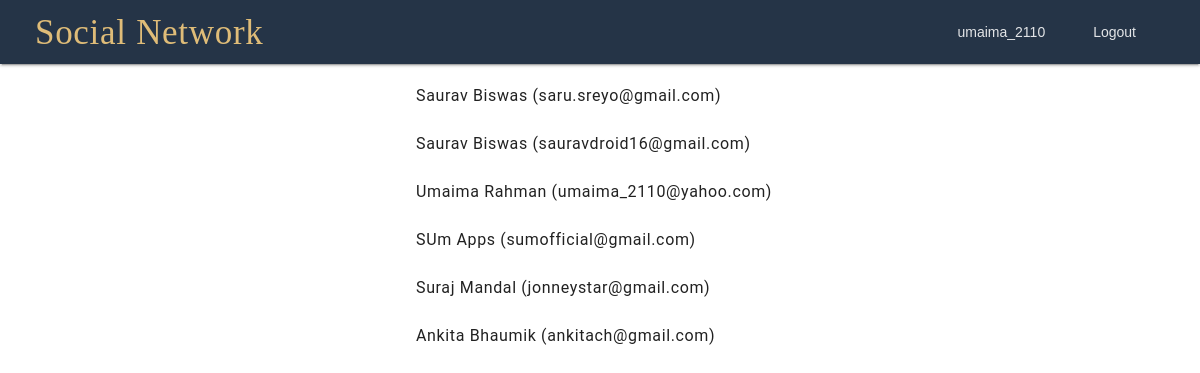
Page /user/all/ (signed in) on the committed database.
### User/models.py (models this page shows, shortened)
class CustomUser(AbstractBaseUser):
    email = models.EmailField(max_length=255, unique=True)
    first_name = models.CharField(max_length=50)
    last_name = models.CharField(max_length=50)
    date_of_birth = models.DateField()
    is_active = models.BooleanField(default=True)
    is_admin = models.BooleanField(default=False)
    objects = CustomUserManager()
    USERNAME_FIELD = 'email'
    REQUIRED_FIELDS = ['first_name', 'last_name', 'date_of_birth']
    class Meta:
        verbose_name = 'CustomUser'
    def get_full_name(self):
        return self.first_name + " " + self.last_name
    def get_short_name(self):
        return self.email

### User/views.py (the view)
@login_required(login_url='user:login')
def get_all_users(request):
    users = CustomUser.objects.all()
    return render(request, "User/all_user.html",
                  {"users": users, "current_user": request.user.email, "username": request.user.email.split('@')[0]})

### User/templates/User/all_user.html
{% extends 'User/base.html' %}
{% if current_user %}
    {% block nav %}
        <nav class="mdl-navigation mdl-layout--large-screen-only">
            <a class="mdl-navigation__link" href="{% url 'user:profile' current_user %}">{{ username }}</a>
            <a class="mdl-navigation__link" href="{% url 'user:logout' %}">Logout</a>
        </nav>
    {% endblock %}
{% endif %}
{% block content %}
    {% if users %}
        <ul class="demo-list-item mdl-list">
            {% for user in users %}
                <a href="{% url 'user:profile' user.get_short_name %}">
                    <li class="mdl-list__item">{{ user.get_full_name }}&nbsp;({{ user.get_short_name }})</li>
                </a>
            {% endfor %}
        </ul>
    {% else %}
        <h5 class="error-message">* No user matching your query</h5>
    {% endif %}
{% endblock %}

### User/static/User/css/profile_style.css (style rules this page uses)
ul { list-style: none; }
a { text-decoration: none; }
.demo-list-item { margin: 0 auto; width: 400px; }

### rows in the picture
CustomUser: get_full_name "Saurav Biswas", get_short_name "saru.sreyo@gmail.com"
CustomUser: get_full_name "Saurav Biswas", get_short_name "sauravdroid16@gmail.com"
CustomUser: get_full_name "Umaima Rahman", get_short_name "umaima_2110@yahoo.com"
CustomUser: get_full_name "SUm Apps", get_short_name "sumofficial@gmail.com"
CustomUser: get_full_name "Suraj Mandal", get_short_name "jonneystar@gmail.com"
CustomUser: get_full_name "Ankita Bhaumik", get_short_name "ankitach@gmail.com"

### other values in the picture
{{ username }} "umaima_2110"
